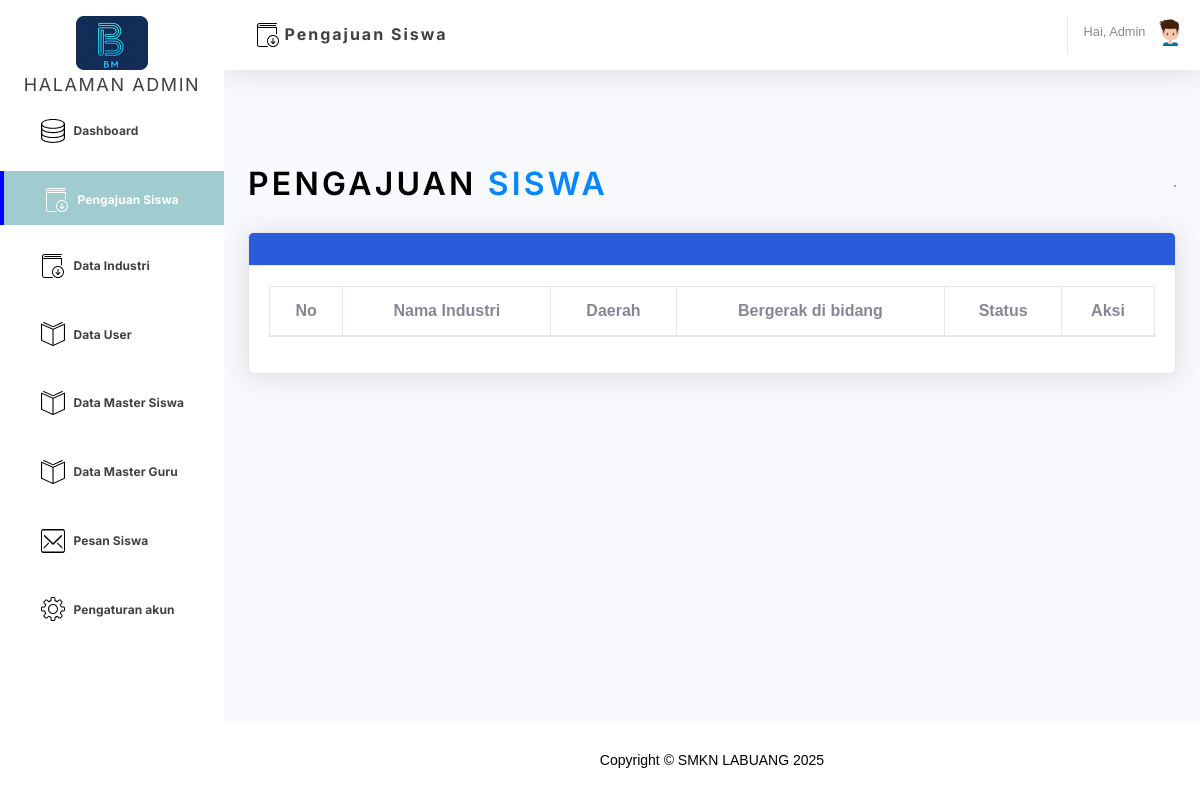
/halaman_admin/pengajuansiswa.php (signed in), run on an earlier commit of the app's database.
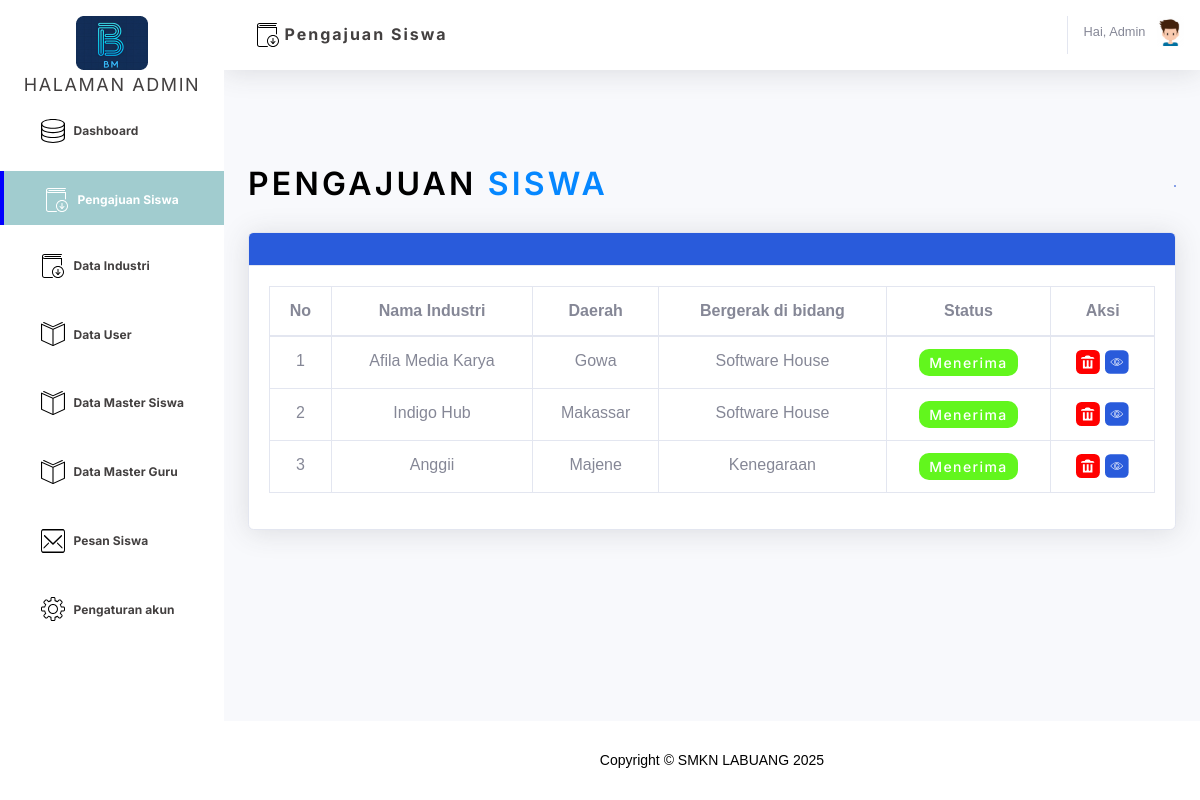
And on a later commit of the database.
### tables this page shows
CREATE TABLE `tb_perusahaan` (
  `id_perusahaan` int NOT NULL,
  `kode_guru` varchar(5) NOT NULL,
  `pendiri` varchar(50) NOT NULL,
  `nama_perusahaan` varchar(50) NOT NULL,
  `bidang_industri` varchar(50) NOT NULL,
  `lokasi` varchar(100) NOT NULL,
  `jalan` varchar(100) NOT NULL,
  `tahun_didirikan` varchar(50) NOT NULL,
  `status` enum('menunggu','menerima','menolak') NOT NULL DEFAULT 'menunggu'
);

### halaman_admin/pengajuansiswa.php (the view, shortened to what the changed rows need)
<?php
    include 'koneksi.php';
    $query = "SELECT * FROM tb_perusahaan;";
    $sql = mysqli_query($conn, $query);
    $no = 0;
?>
<!DOCTYPE html>
<html lang="en">
<head>
    <link href="vendor/fontawesome-free/css/all.min.css" rel="stylesheet" type="text/css">
    <link href="css/pengajuan.css?v2" rel="stylesheet">
    <link href="css/status.css" rel="stylesheet">
    <link href="vendor/datatables/dataTables.bootstrap4.min.css" rel="stylesheet">
</head>
<body id="page-top">
    <div id="wrapper">
        <div id="content-wrapper" class="d-flex flex-column">
            <div id="content">
                <div class="container-fluid">
                    <div class="d-sm-flex align-items-center justify-content-between mb-4">
                        <h1 class="text">Pengajuan <span>Siswa</span></h1>
                    </div>
                    <div class="card shadow mb-4">
                        <div class="card-body">
                            <div class="table-responsive">
                                <table class="table table-bordered" id="dataTable" width="100%" cellspacing="0">
                                    <thead>
                                        <tr>
                                            <th style="text-align: center;">No</th>
                                            <th style="text-align: center;">Nama Industri</th>
                                            <th style="text-align: center;">Daerah</th>
                                            <th style="text-align: center;">Bergerak di bidang</th>
                                            <th style="text-align: center;">Status</th>
                                            <th style="text-align: center;">Aksi</th>
                                        </tr>
                                    </thead>
                                    <tbody>
    <?php
    while($result = mysqli_fetch_assoc($sql)){
        if ($result['status'] == 'menerima') {
    ?>
    <tr>
        <td style="text-align: center;">
            <?php
            echo ++$no;
            ?>
        </td>
        <td style="text-align: center;">
            <?php
            echo $result['nama_perusahaan'];
            ?>
        </td>
        <td style="text-align: center;">
            <?php
            echo $result['lokasi'];
            ?>
        </td>
        <td style="text-align: center;">
            <?php
            echo $result['bidang_industri'];
            ?>
        </td>
        <td style="text-align: center;">
            <?php
            $status = $result['status'];
            $statusClass = ($status == 'menerima') ? 'status-success' : (($status == 'menolak') ? 'status-danger' : 'status-pending');
            ?>
            <span class="status-label <?php echo $statusClass; ?>">
                <?php echo ucfirst($status);  ?>
            </span>
        </td>
        <td style="text-align: center;">
            <a class="nav-link1" href="proses.php?hapus=<?php echo $result['id_perusahaan']; ?>" aria-label="Dashboard" onclick="return confirm('Apakah anda yakin ingin menghapus?')">
            </a>
            <a class="nav-link1" href="detailpengajuan.php?detail=<?php echo $result['id_perusahaan']; ?>" aria-label="Dashboard">
            </a>
        </td>
    </tr>
    <?php
        }
    }
    ?>
</tbody>
                                </table>
                            </div>
                        </div>
                    </div>
                </div>
            </div>
<?php include 'footer.php' ?>

What changed in the data, as far as the page shows it:
now on this page (row edited): tb_perusahaan: nama_perusahaan "Afila Media Karya", lokasi "Gowa", bidang_industri "Software House", status "Menerima"
now on this page (row edited): tb_perusahaan: nama_perusahaan "Indigo Hub", lokasi "Makassar", bidang_industri "Software House", status "Menerima"
added tb_perusahaan: nama_perusahaan "Anggii", lokasi "Majene", bidang_industri "Kenegaraan", status "Menerima"
